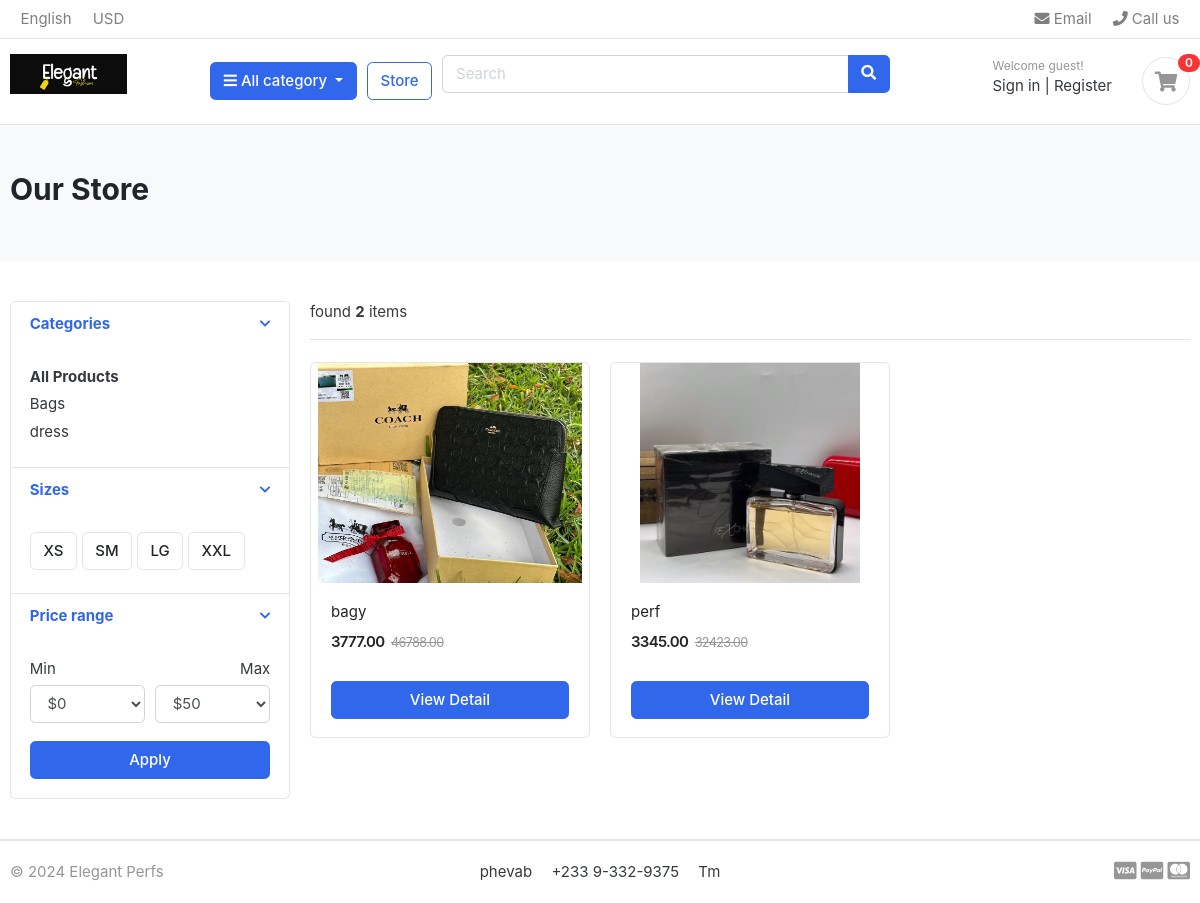
The page /store/category/bags/ on the database its author committed.
### category/models.py (models this page shows, shortened)
class Category(models.Model):
    category_name = models.CharField(max_length=50, unique=True)
    slug  = models.SlugField(max_length=50, unique=True)
    description  = models.TextField(max_length=255, blank=True)
    cat_image  = models.ImageField(upload_to='photos/categories', blank=True)
    class Meta:
        verbose_name='category'
        verbose_name_plural='categories'
    def get_url(self):
        return reverse('products_by_category',args=[self.slug])

### store/models.py (models this page shows, shortened)
class Product(models.Model):
    product_name = models.CharField(max_length=200, unique=True)
    slug = models.SlugField(max_length=200, unique=True)
    description = models.TextField(max_length=200, unique=True)
    price = MoneyField(max_digits=10, decimal_places=2, default_currency='GHC')
    old_price = MoneyField(max_digits=10, decimal_places=2, default_currency='GHC')
    images = models.ImageField(upload_to='photos/products')
    is_available = models.BooleanField(default=True)
    category = models.ForeignKey(Category, on_delete=models.CASCADE )
    stock = models.PositiveIntegerField(default=0)
    created_date = models.DateTimeField(auto_now_add=True)
    modified_date = models.DateTimeField(auto_now=True)
    def get_url(self):
        return reverse('product_detail', args=[self.category.slug, self.slug])

### store/views.py (the view)
# urls.py: path('store/', include('store.urls')),
def store(request, category_slug=None):
    categories = None
    products = None
    if category_slug != None:
        categories = get_object_or_404(Category, slug=category_slug)
        products = Product.objects.filter(category=categories, is_available=True)
        paginator = Paginator(products, 6)
        page = request.GET.get('page')
        paged_products =paginator.get_page(page)
        product_count = products.count()
    else:
        products = Product.objects.all().filter(is_available=True).order_by('id')
        paginator = Paginator(products, 6)
        page = request.GET.get('page')
        paged_products =paginator.get_page(page)
        product_count = products.count()
    context = {
        'products': paged_products,
        'product_count' : product_count,
    }
    return render(request, 'store.html', context)

### carts/context_processors.py (called while the page is built)
def counter(request):
    cart_count = 0
    if 'admin' in request.path:
        return{}
    else:
        try:
            cart = Cart.objects.filter(cart_id = _cart_id(request))
            cart_items = CartItem.objects.all().filter(cart=cart[:1])
            for cart_item in cart_items:
                cart_count = cart_count + cart_item.quantity
        except Cart.DoesNotExist:
            cart_count = 0
    return dict(cart_count=cart_count)

### carts/views.py (called while the page is built)
def _cart_id(request):
    cart = request.session.session_key
    if not cart:
        cart = request.session.create()
    return cart

### category/context_processors.py (called while the page is built)
def menu_links(request):
    links = Category.objects.all()
    return dict(links=links)

### templates/store.html (shortened to what this page needs)
{% extends 'base.html' %}
{% load static %}
{% block content %}
    <section class="section-pagetop bg">
      <div class="container">
        {% if 'search' in request.path %}
         <h2 class="title-page">Search Result</h2>
        {% else %}
          <h2 class="title-page">Our Store</h2>
        {% endif %}
      </div>
    </section>
    <section class="section-content padding-y">
      <div class="container">
        <div class="row">
          <aside class="col-md-3">
            <div class="card">
              <article class="filter-group">
                <header class="card-header">
                  <a
                    href="#"
                    data-toggle="collapse"
                    data-target="#collapse_1"
                    aria-expanded="true"
                    class=""
                  >
                    <i class="icon-control fa fa-chevron-down"></i>
                    <h6 class="title">Categories</h6>
                  </a>
                </header>
                <div
                  class="filter-content collapse show"
                  id="collapse_1"
                >
                  <div class="card-body">
                    <ul class="list-menu">
                      <li><a href="{%url 'store'%}"><b> All Products </b></a></li>
                      {% for category in links %}
                      <li><a href="{{category.get_url}}">{{category.category_name}} </a></li>
                      {% endfor %}
                    </ul>
                  </div>
                </div>
              </article>
              <article class="filter-group">
                <header class="card-header">
                  <a
                    href="#"
                    data-toggle="collapse"
                    data-target="#collapse_4"
                    aria-expanded="true"
                    class=""
                  >
                    <i class="icon-control fa fa-chevron-down"></i>
                    <h6 class="title">Sizes</h6>
                  </a>
                </header>
                <div
                  class="filter-content collapse show"
                  id="collapse_4"
                >
                  <div class="card-body">
                    <label class="checkbox-btn">
                      <span class="btn btn-light"> XS </span>
                    </label>
                    <label class="checkbox-btn">
                      <span class="btn btn-light"> SM </span>
                    </label>
                    <label class="checkbox-btn">
                      <span class="btn btn-light"> LG </span>
                    </label>
                    <label class="checkbox-btn">
                      <span class="btn btn-light"> XXL </span>
                    </label>
                  </div>
                </div>
              </article>
              <article class="filter-group">
                <header class="card-header">
                  <a
                    href="#"
                    data-toggle="collapse"
                    data-target="#collapse_3"
                    aria-expanded="true"
                    class=""
                  >
                    <i class="icon-control fa fa-chevron-down"></i>
                    <h6 class="title">Price range</h6>
                  </a>
                </header>
                <div
                  class="filter-content collapse show"
                  id="collapse_3"
                >
                  <div class="card-body">
                    <div class="form-row">
                      <div class="form-group col-md-6">
                        <label>Min</label>
                        <select class="mr-2 form-control">
                          <option value="0">$0</option>
                        </select>
                      </div>
                      <div class="form-group text-right col-md-6">
                        <label>Max</label>
                        <select class="mr-2 form-control">
                          <option value="50">$50</option>
                        </select>
                      </div>
                    </div>
                    <button class="btn btn-block btn-primary">Apply</button>
                  </div>
                </div>
              </article>
            </div>
          </aside>
          <main class="col-md-9">
            <header class="border-bottom mb-4 pb-3">
              <div class="form-inline">
                {% if product_count > 1 %}
                <span class="mr-md-auto">found <b>{{product_count}}</b> items </span>
                {% elif product_count == 1  %}
                <span class="mr-md-auto"> 1 item found </span>
                {% else %}
                <span class="mr-md-auto">no item found </span>
                {% endif %}
              </div>
            </header>
            <div class="row">
              {% if products %}
              {% for product in products  %}
              <div class="col-md-4">
                <figure class="card card-product-grid">
                  <div class="img-wrap">
                    <a href="{{product.get_url}}">
                    <img src="{{ product.images.url}}" />
                    </a>
                  </div>
                  <figcaption class="info-wrap">
                    <div class="fix-height">
                      <a href="{{product.get_url}}" class="title"
                        >{{ product.product_name}}</a
                      >
                      <div class="price-wrap mt-2">
                        <span class="price">{{ product.price}}</span>
                        <del class="price-old">{{ product.old_price}}</del>
                      </div>
                    </div>
                    <a href="{{ product.get_url }}" class="btn btn-block btn-primary"
                      >View Detail
                    </a>
                  </figcaption>
                </figure>
              </div>
              {% endfor %}
              {% else %}
                  <div style="text-align: center; position: absolute; top: 50%; left: 50%; transform: translate(-50%, -50%);">
                      <h2><em>No Result Found. </em>😞</h2>
                  </div>
              {% endif %}
            </div>
          </main>
        </div>
      </div>
    </section>
{% endblock %}

### static/css/ui.css (style rules this page uses)
html { font-family: "Inter", sans-serif; font-size: 15px; }
.img-wrap { text-align: center; display: block; }
.img-wrap img { max-width: 100%; }
.price-wrap { letter-spacing: -0.7px; }
.padding-y { padding-top: 40px; padding-bottom: 40px; }
figure { margin-bottom: 0; }
article:after, .form-group:after { display: block; clear: both; content: ""; }
.bg { background-color: #f8f9fa; }
.title-page { color: #212529; }
.btn-light { background-color: #fff; border-color: #e4e4e4; }
[class*=list-] li:after { visibility: hidden; display: block; content: ""; overflow: hidden; height: 0; clear: both; }
.list-menu { list-style: none; margin: 0; padding-left: 0; }
.list-menu li { margin-bottom: 5px; }
.list-menu a { color: #343a40; }
[class*=card-product] a.title { color: #212529; display: block; }
[class*=card-product] .img-wrap { overflow: hidden; position: relative; }
[class*=card-product] .img-wrap img { height: 100%; max-width: 100%; width: auto; display: inline-block; -o-object-fit: cover; object-fit: cover; }
.card-product-grid { margin-bottom: 20px; }
.card-product-grid .img-wrap { border-radius: 0.2rem 0.2rem 0 0; height: 220px; }
.card-product-grid .info-wrap { overflow: hidden; padding: 18px 20px; }
.card-product-grid .fix-height { height: 80px; overflow: hidden; }
.card .img-wrap { overflow: hidden; }
.price { font-weight: 600; color: #212529; }
.price-old { color: #969696; margin-left: 3px; font-size: 85%; }
.icon-control { margin-top: 5px; float: right; font-size: 80%; }
.card-header .title { margin-bottom: 0; line-height: 1.5; }
.filter-group { border-bottom: 1px solid #e4e4e4; }
.filter-group .card-header { border-bottom: 0; }
.filter-group:last-child { border-bottom: 0; }
.checkbox-btn { position: relative; }
.section-pagetop { padding: 45px 0; }

### rows shown on the page
Category: category_name "Bags"
Category: category_name "dress"
Product: images (picture), product_name "bagy", price "3777.00", old_price "46788.00"
Product: images (picture), product_name "perf", price "3345.00", old_price "32423.00"

### other values the page prints
{{ cart_count }} "0"
{{ product_count }} "2"
